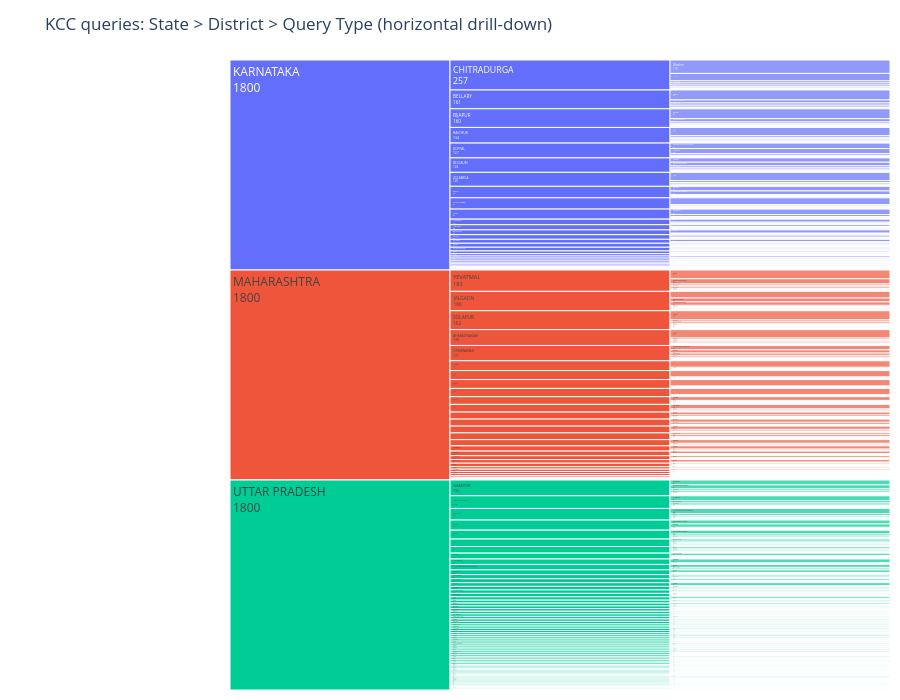

Write notebook code for a chart like this one.
### Markdown cell above
### Interactive drill-down (horizontal): State > District > Query Type

The icicle chart below shows the hierarchy on a horizontal axis so labels are easier to read. You can interact in two ways:

- **Click-to-drill:** Click a state bar to zoom into its districts, then click a district to see its query-type breakdown. Click the top/root area to zoom back out.
- **Modebar controls:** Use the chart toolbar to pan, zoom in/out, and reset the view.

### Code cell
sb = df.copy()
sb['StateName'] = sb['StateName'].astype(str).str.strip()
sb['DistrictName'] = sb['DistrictName'].astype(str).str.strip()
sb['QueryType_clean'] = sb['QueryType'].astype(str).str.strip()

sb_counts = (
    sb.groupby(['StateName', 'DistrictName', 'QueryType_clean'])
    .size()
    .reset_index(name='count')
)

fig_sb = px.icicle(
    sb_counts,
    path=['StateName', 'DistrictName', 'QueryType_clean'],
    values='count',
    title='KCC queries: State > District > Query Type (horizontal drill-down)',
)
fig_sb.update_traces(textinfo='label+value')
fig_sb.update_layout(margin=dict(t=60, l=10, r=10, b=10), height=700, dragmode='pan')
fig_sb.show(
    config={
        'displayModeBar': True,
        'scrollZoom': True,
        'modeBarButtonsToAdd': ['pan2d', 'zoomIn2d', 'zoomOut2d', 'resetScale2d'],
    }
)

### Figure 1 — Plotly figure (JSON) as saved in the notebook; plotly's stock layout.template omitted (floating-point values rounded to 4 significant figures; data arrays with more than 128 entries replaced by an {"elided": "..."} marker saying what was removed)
{"data": [{"branchvalues": "total", "domain": {"x": [0, 1], "y": [0, 1]}, "hovertemplate": "labels=%{label}<br>count=%{value}<br>parent=%{parent}<br>id=%{id}<extra></extra>", "ids": {"elided": "1097 str values"}, "labels": {"elided": "1097 str values"}, "name": "", "parents": {"elided": "1097 str values"}, "textinfo": "label+value", "type": "icicle", "values": {"elided": "1097 float values"}}], "layout": {"dragmode": "pan", "height": 700, "legend": {"tracegroupgap": 0}, "margin": {"b": 10, "l": 10, "r": 10, "t": 60}, "title": {"text": "KCC queries: State > District > Query Type (horizontal drill-down)"}}}
